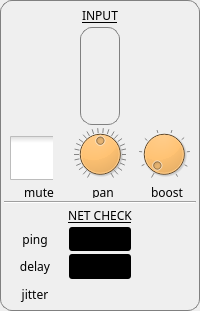
               <widget class="QGroupBox" name="upperControlBox">
                <property name="styleSheet">
                 <string notr="true">QGroupBox {
    border: 1px solid gray;
    border-radius: 12px;
	color: rgb(255, 255, 255);
    /*margin-top: 1ex;  leave space at the top for the title */
}</string>
                </property>
                <layout class="QHBoxLayout" name="horizontalLayout">
                 <property name="spacing">
                  <number>6</number>
                 </property>
                 <property name="leftMargin">
                  <number>3</number>
                 </property>
                 <property name="topMargin">
                  <number>3</number>
                 </property>
                 <property name="rightMargin">
                  <number>3</number>
                 </property>
                 <property name="bottomMargin">
                  <number>3</number>
                 </property>
                 <item>
                  <layout class="QVBoxLayout" name="reverbLatencyBox">
                   <item>
                    <layout class="QVBoxLayout" name="inputNetBox">
                     <property name="spacing">
                      <number>3</number>
                     </property>
                     <item>
                      <layout class="QVBoxLayout" name="inputBox">
                       <item>
                        <layout class="QHBoxLayout" name="horizontalLayout_2">
                         <property name="spacing">
                          <number>0</number>
                         </property>
                         <property name="leftMargin">
                          <number>0</number>
                         </property>
                         <item>
                          <widget class="QLabel" name="label_2">
                           <property name="enabled">
                            <bool>false</bool>
                           </property>
                           <property name="maximumSize">
                            <size>
                             <width>0</width>
                             <height>0</height>
                            </size>
                           </property>
                           <property name="text">
                            <string/>
                           </property>
                          </widget>
                         </item>
                        </layout>
                       </item>
                       <item>
                        <widget class="QLabel" name="lblInputLEDMeter">
                         <property name="font">
                          <font>
                           <family>Rubik</family>
                           <bold>false</bold>
                           <underline>true</underline>
                          </font>
                         </property>
                         <property name="toolTip">
                          <string>Monitor and control your Input level (don't go into the red!)</string>
                         </property>
                         <property name="styleSheet">
                          <string notr="true"/>
                         </property>
                         <property name="text">
                          <string>INPUT</string>
                         </property>
                         <property name="alignment">
                          <set>Qt::AlignCenter</set>
                         </property>
                        </widget>
                       </item>
                       <item alignment="Qt::AlignHCenter">
                        <widget class="QGroupBox" name="inputMeterBox">
                         <property name="maximumSize">
                          <size>
                           <width>40</width>
                           <height>16777215</height>
                          </size>
                         </property>
                         <property name="alignment">
                          <set>Qt::AlignLeading|Qt::AlignLeft|Qt::AlignVCenter</set>
                         </property>
                         <layout class="QHBoxLayout">
                          <property name="spacing">
                           <number>0</number>
                          </property>
                          <property name="leftMargin">
                           <number>1</number>
                          </property>
                          <property name="topMargin">
                           <number>4</number>
                          </property>
                          <property name="rightMargin">
                           <number>1</number>
                          </property>
                          <property name="bottomMargin">
                           <number>4</number>
                          </property>
                          <item>
                           <layout class="QHBoxLayout" name="horizontalLayout_5">
                            <property name="spacing">
                             <number>0</number>
                            </property>
                            <property name="sizeConstraint">
                             <enum>QLayout::SetNoConstraint</enum>
                            </property>
                            <item>
                             <widget class="CLevelMeter" name="lbrInputLevelL" native="true">
                              <property name="sizePolicy">
                               <sizepolicy hsizetype="Fixed" vsizetype="Expanding">
                                <horstretch>0</horstretch>
                                <verstretch>0</verstretch>
                               </sizepolicy>
                              </property>
                              <property name="minimumSize">
                               <size>
                                <width>19</width>
                                <height>88</height>
                               </size>
                              </property>
                              <property name="layoutDirection">
                               <enum>Qt::LeftToRight</enum>
                              </property>
                             </widget>
                            </item>
                            <item>
                             <widget class="CLevelMeter" name="lbrInputLevelR" native="true">
                              <property name="sizePolicy">
                               <sizepolicy hsizetype="Fixed" vsizetype="Expanding">
                                <horstretch>0</horstretch>
                                <verstretch>0</verstretch>
                               </sizepolicy>
                              </property>
                              <property name="minimumSize">
                               <size>
                                <width>19</width>
                                <height>88</height>
                               </size>
                              </property>
                             </widget>
                            </item>
                           </layout>
                          </item>
                         </layout>
                        </widget>
                       </item>
                       <item>
                        <layout class="QHBoxLayout" name="muteBtnBox">
                         <property name="spacing">
                          <number>6</number>
                         </property>
                         <property name="sizeConstraint">
                          <enum>QLayout::SetDefaultConstraint</enum>
                         </property>
                         <property name="leftMargin">
                          <number>6</number>
                         </property>
                         <item>
                          <layout class="QVBoxLayout" name="verticalLayout_4">
                           <item>
                            <spacer name="verticalSpacer">
                             <property name="orientation">
                              <enum>Qt::Vertical</enum>
                             </property>
                             <property name="sizeType">
                              <enum>QSizePolicy::Maximum</enum>
                             </property>
                             <property name="sizeHint" stdset="0">
                              <size>
                               <width>0</width>
                               <height>9</height>
                              </size>
                             </property>
                            </spacer>
                           </item>
                           <item>
                            <widget class="QCheckBox" name="chbLocalMute">
                             <property name="enabled">
                              <bool>true</bool>
                             </property>
                             <property name="sizePolicy">
                              <sizepolicy hsizetype="Fixed" vsizetype="Fixed">
                               <horstretch>0</horstretch>
                               <verstretch>0</verstretch>
                              </sizepolicy>
                             </property>
                             <property name="maximumSize">
                              <size>
                               <width>43</width>
                               <height>16777215</height>
                              </size>
                             </property>
                             <property name="sizeIncrement">
                              <size>
                               <width>0</width>
                               <height>0</height>
                              </size>
                             </property>
                             <property name="layoutDirection">
                              <enum>Qt::LeftToRight</enum>
                             </property>
                             <property name="styleSheet">
                              <string notr="true">QCheckBox::indicator:unchecked {
    image: url(:/png/main/res/mute_btn_off.png);
}
QCheckBox::indicator:checked {
    image: url(:/png/main/res/mute_btn_on.png);
}
QCheckBox::indicator { 
	width:          44px; 
	height:         44px; 
}</string>
                             </property>
                             <property name="text">
                              <string/>
                             </property>
                             <property name="iconSize">
                              <size>
                               <width>16</width>
                               <height>16</height>
                              </size>
                             </property>
                             <property name="checkable">
                              <bool>true</bool>
                             </property>
                            </widget>
                           </item>
                           <item>
                            <widget class="QLabel" name="muteLabel">
                             <property name="sizePolicy">
                              <sizepolicy hsizetype="Preferred" vsizetype="Preferred">
                               <horstretch>0</horstretch>
                               <verstretch>0</verstretch>
                              </sizepolicy>
                             </property>
                             <property name="maximumSize">
                              <size>
                               <width>16777215</width>
                               <height>12</height>
                              </size>
                             </property>
                             <property name="font">
                              <font>
                               <family>Rubik</family>
                               <bold>false</bold>
                              </font>
                             </property>
                             <property name="toolTip">
                              <string>Mute your sound (nobody else will hear you!)</string>
                             </property>
                             <property name="styleSheet">
                              <string notr="true"/>
                             </property>
                             <property name="text">
                              <string>mute</string>
                             </property>
                             <property name="alignment">
                              <set>Qt::AlignCenter</set>
                             </property>
                            </widget>
                           </item>
                          </layout>
                         </item>
                         <item>
                          <layout class="QVBoxLayout" name="verticalLayout_2">
                           <item>
                            <widget class="QDial" name="panDial">
                             <property name="maximumSize">
                              <size>
                               <width>52</width>
                               <height>52</height>
                              </size>
                             </property>
                             <property name="styleSheet">
                              <string notr="true">background-color: rgb(255, 155, 18);</string>
                             </property>
                             <property name="minimum">
                              <number>0</number>
                             </property>
                             <property name="pageStep">
                              <number>1</number>
                             </property>
                             <property name="value">
                              <number>50</number>
                             </property>
                             <property name="wrapping">
                              <bool>false</bool>
                             </property>
                             <property name="notchesVisible">
                              <bool>true</bool>
                             </property>
                            </widget>
                           </item>
                           <item>
                            <widget class="QLabel" name="panLabel">
                             <property name="maximumSize">
                              <size>
                               <width>16777215</width>
                               <height>12</height>
                              </size>
                             </property>
                             <property name="font">
                              <font>
                               <family>Rubik</family>
                               <bold>false</bold>
                              </font>
                             </property>
                             <property name="toolTip">
                              <string>Pan your stereo input from Left to Right in mix</string>
                             </property>
                             <property name="styleSheet">
                              <string notr="true"/>
                             </property>
                             <property name="text">
                              <string>pan</string>
                             </property>
                             <property name="alignment">
                              <set>Qt::AlignCenter</set>
                             </property>
                            </widget>
                           </item>
                          </layout>
                         </item>
                         <item>
                          <layout class="QVBoxLayout" name="verticalLayout_8">
                           <item>
                            <widget class="QDial" name="dialInputBoost">
                             <property name="maximumSize">
                              <size>
                               <width>52</width>
                               <height>52</height>
                              </size>
                             </property>
                             <property name="styleSheet">
                              <string notr="true">background-color: rgb(255, 155, 18)</string>
                             </property>
                             <property name="minimum">
                              <number>1</number>
                             </property>
                             <property name="maximum">
                              <number>10</number>
                             </property>
                             <property name="notchesVisible">
                              <bool>true</bool>
                             </property>
                            </widget>
                           </item>
                           <item>
                            <widget class="QLabel" name="boostLabel">
                             <property name="maximumSize">
                              <size>
                               <width>16777215</width>
                               <height>12</height>
                              </size>
                             </property>
                             <property name="font">
                              <font>
                               <family>Rubik</family>
                               <bold>false</bold>
                              </font>
                             </property>
                             <property name="toolTip">
                              <string>Boost your Input if too quiet (careful!)</string>
                             </property>
                             <property name="styleSheet">
                              <string notr="true"/>
                             </property>
                             <property name="text">
                              <string>boost</string>
                             </property>
                             <property name="alignment">
                              <set>Qt::AlignCenter</set>
                             </property>
                            </widget>
                           </item>
                          </layout>
                         </item>
                        </layout>
                       </item>
                      </layout>
                     </item>
                     <item>
                      <widget class="Line" name="line">
                       <property name="orientation">
                        <enum>Qt::Horizontal</enum>
                       </property>
                      </widget>
                     </item>
                     <item>
                      <widget class="QLabel" name="lblConnMonitor">
                       <property name="font">
                        <font>
                         <family>Rubik</family>
                         <bold>false</bold>
                         <underline>true</underline>
                        </font>
                       </property>
                       <property name="toolTip">
                        <string>Monitor the health of your network connection</string>
                       </property>
                       <property name="styleSheet">
                        <string notr="true"/>
                       </property>
                       <property name="text">
                        <string>NET CHECK</string>
                       </property>
                       <property name="alignment">
                        <set>Qt::AlignCenter</set>
                       </property>
                      </widget>
                     </item>
                     <item>
                      <layout class="QGridLayout" name="gridConnMonitor">
                       <property name="spacing">
                        <number>3</number>
                       </property>
                       <item row="1" column="0">
                        <widget class="QLabel" name="lblDelay">
                         <property name="font">
                          <font>
                           <family>Rubik</family>
                           <bold>false</bold>
                          </font>
                         </property>
                         <property name="toolTip">
                          <string>Delay shows you the combined round-trip latency (in ms)</string>
                         </property>
                         <property name="styleSheet">
                          <string notr="true"/>
                         </property>
                         <property name="text">
                          <string>delay</string>
                         </property>
                         <property name="alignment">
                          <set>Qt::AlignCenter</set>
                         </property>
                        </widget>
                       </item>
                       <item row="2" column="0">
                        <widget class="QLabel" name="lblJitter">
                         <property name="font">
                          <font>
                           <family>Rubik</family>
                           <bold>false</bold>
                          </font>
                         </property>
                         <property name="toolTip">
                          <string>Jitter monitor shows you the variability of your net connection</string>
                         </property>
                         <property name="styleSheet">
                          <string notr="true"/>
                         </property>
                         <property name="text">
                          <string>jitter</string>
                         </property>
                         <property name="alignment">
                          <set>Qt::AlignCenter</set>
                         </property>
                        </widget>
                       </item>
                       <item row="0" column="1">
                        <widget class="QLabel" name="lblPingVal">
                         <property name="minimumSize">
                          <size>
                           <width>30</width>
                           <height>0</height>
                          </size>
                         </property>
                         <property name="maximumSize">
                          <size>
                           <width>16777215</width>
                           <height>25</height>
                          </size>
                         </property>
                         <property name="layoutDirection">
                          <enum>Qt::LeftToRight</enum>
                         </property>
                         <property name="styleSheet">
                          <string notr="true">QLabel {
	background: black;
    padding: 5px;
    border-radius: 3px;
    opacity: 200;
}</string>
                         </property>
                         <property name="frameShape">
                          <enum>QFrame::Box</enum>
                         </property>
                         <property name="text">
                          <string/>
                         </property>
                         <property name="alignment">
                          <set>Qt::AlignCenter</set>
                         </property>
                        </widget>
                       </item>
                       <item row="1" column="1">
                        <widget class="QLabel" name="lblDelayVal">
                         <property name="minimumSize">
                          <size>
                           <width>0</width>
                           <height>0</height>
                          </size>
                         </property>
                         <property name="maximumSize">
                          <size>
                           <width>16777215</width>
                           <height>25</height>
                          </size>
                         </property>
                         <property name="layoutDirection">
                          <enum>Qt::LeftToRight</enum>
                         </property>
                         <property name="styleSheet">
                          <string notr="true">QLabel {
	background: black;
    padding: 5px;
    border-radius: 3px;
    opacity: 200;
}</string>
                         </property>
                         <property name="frameShape">
                          <enum>QFrame::Box</enum>
                         </property>
                         <property name="text">
                          <string/>
                         </property>
                         <property name="alignment">
                          <set>Qt::AlignCenter</set>
                         </property>
                        </widget>
                       </item>
                       <item row="0" column="0">
                        <widget class="QLabel" name="lblPing">
                         <property name="font">
                          <font>
                           <family>Rubik</family>
                           <bold>false</bold>
                          </font>
                         </property>
                         <property name="toolTip">
                          <string>Ping value shows you the latency (in ms) to Region</string>
                         </property>
                         <property name="styleSheet">
                          <string notr="true"/>
                         </property>
                         <property name="text">
                          <string>ping</string>
                         </property>
                         <property name="alignment">
                          <set>Qt::AlignCenter</set>
                         </property>
                        </widget>
                       </item>
                       <item row="1" column="2">
                        <layout class="QHBoxLayout" name="horizontalLayout_3">
                         <property name="leftMargin">
                          <number>4</number>
                         </property>
                         <item>
                          <widget class="CMultiColorLED" name="ledDelay" native="true">
                           <property name="sizePolicy">
                            <sizepolicy hsizetype="Preferred" vsizetype="Preferred">
                             <horstretch>0</horstretch>
                             <verstretch>0</verstretch>
                            </sizepolicy>
                           </property>
                           <property name="minimumSize">
                            <size>
                             <width>40</width>
                             <height>25</height>
                            </size>
                           </property>
                           <property name="maximumSize">
                            <size>
                             <width>16777215</width>
                             <height>16777215</height>
                            </size>
                           </property>
                           <property name="layoutDirection">
                            <enum>Qt::LeftToRight</enum>
                           </property>
                           <property name="autoFillBackground">
                            <bool>false</bool>
                           </property>
                           <property name="styleSheet">
                            <string notr="true">border-color: rgb(255, 255, 255);</string>
                           </property>
                          </widget>
                         </item>
                        </layout>
                       </item>
                       <item row="2" column="2">
                        <layout class="QHBoxLayout" name="horizontalLayout_4">
                         <property name="leftMargin">
                          <number>4</number>
                         </property>
                         <item>
                          <widget class="CMultiColorLED" name="ledBuffers" native="true">
                           <property name="enabled">
                            <bool>true</bool>
                           </property>
                           <property name="sizePolicy">
                            <sizepolicy hsizetype="Preferred" vsizetype="Preferred">
                             <horstretch>0</horstretch>
                             <verstretch>0</verstretch>
                            </sizepolicy>
                           </property>
                           <property name="minimumSize">
                            <size>
                             <width>40</width>
                             <height>25</height>
                            </size>
                           </property>
                           <property name="maximumSize">
                            <size>
                             <width>16777215</width>
                             <height>16777215</height>
                            </size>
                           </property>
                           <property name="autoFillBackground">
                            <bool>false</bool>
                           </property>
                           <property name="styleSheet">
                            <string notr="true">QLabel {
	border-color: white;
	border-width: 2px;
}</string>
                           </property>
                          </widget>
                         </item>
                        </layout>
                       </item>
                       <item row="2" column="1">
                        <widget class="QLabel" name="label">
                         <property name="minimumSize">
                          <size>
                           <width>30</width>
                           <height>0</height>
                          </size>
                         </property>
                         <property name="maximumSize">
                          <size>
                           <width>16777215</width>
                           <height>16777215</height>
                          </size>
                         </property>
                         <property name="text">
                          <string/>
                         </property>
                        </widget>
                       </item>
                       <item row="0" column="2">
                        <widget class="QLabel" name="label_6">
                         <property name="minimumSize">
                          <size>
                           <width>40</width>
                           <height>0</height>
                          </size>
                         </property>
                         <property name="maximumSize">
                          <size>
                           <width>16777215</width>
                           <height>16777215</height>
                          </size>
                         </property>
                         <property name="text">
                          <string/>
                         </property>
                         <property name="alignment">
                          <set>Qt::AlignCenter</set>
                         </property>
                        </widget>
                       </item>
                      </layout>
                     </item>
                    </layout>
                   </item>
                  </layout>
                 </item>
                </layout>
               </widget>
